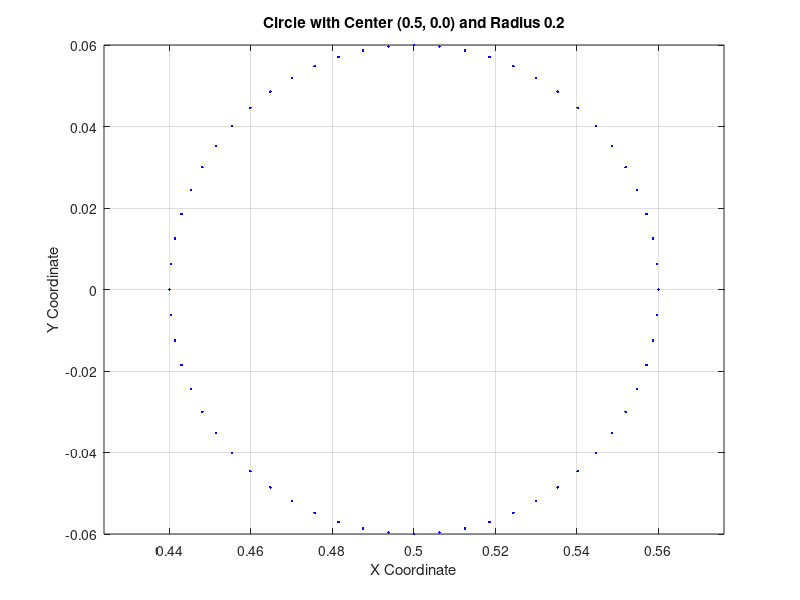

This figure's MATLAB source:
% 定义圆心坐标和半径  
center_x = 0.5;  
center_y = 0.0;  
radius = 0.06;  
num_points = 61; % 定义点的数量  
  
% 计算圆上100个点的坐标  
theta = linspace(0, 2*pi, num_points); % 生成100个从0到2*pi的等差角  
x = center_x + radius * cos(theta); % 根据圆的标准方程计算x坐标  
y = center_y + radius * sin(theta); % 根据圆的标准方程计算y坐标  
  
% 将坐标写入coor.dat文件  
fileID = fopen('coor.dat', 'w');  
if fileID == -1  
    error('无法打开文件coor.dat进行写入');  
end  
  
% 写入前缀信息  
fprintf(fileID, 'Poly\n'); % 写入第一行：Poly  
fprintf(fileID, '%d\n', num_points); % 修正：写入第二行：点数和具体的数量  
  
% 遍历每个点，将坐标写入文件  
for i = 1:num_points  
    fprintf(fileID, '%.12f %.12f\n', x(i), y(i)); % 写入一个点的x和y坐标，然后换行  
end  
  
fclose(fileID); % 关闭文件  
  
% 绘制圆  
figure; % 创建一个新的图形窗口  
plot(x, y, 'b.'); % 使用蓝色点绘制圆  
axis equal; % 设置x轴和y轴具有相同的刻度，使得圆看起来是圆的  
grid on; % 显示网格  
title('Circle with Center (0.5, 0.0) and Radius 0.2'); % 设置图形标题  
xlabel('X Coordinate'); % 设置x轴标签  
ylabel('Y Coordinate'); % 设置y轴标签